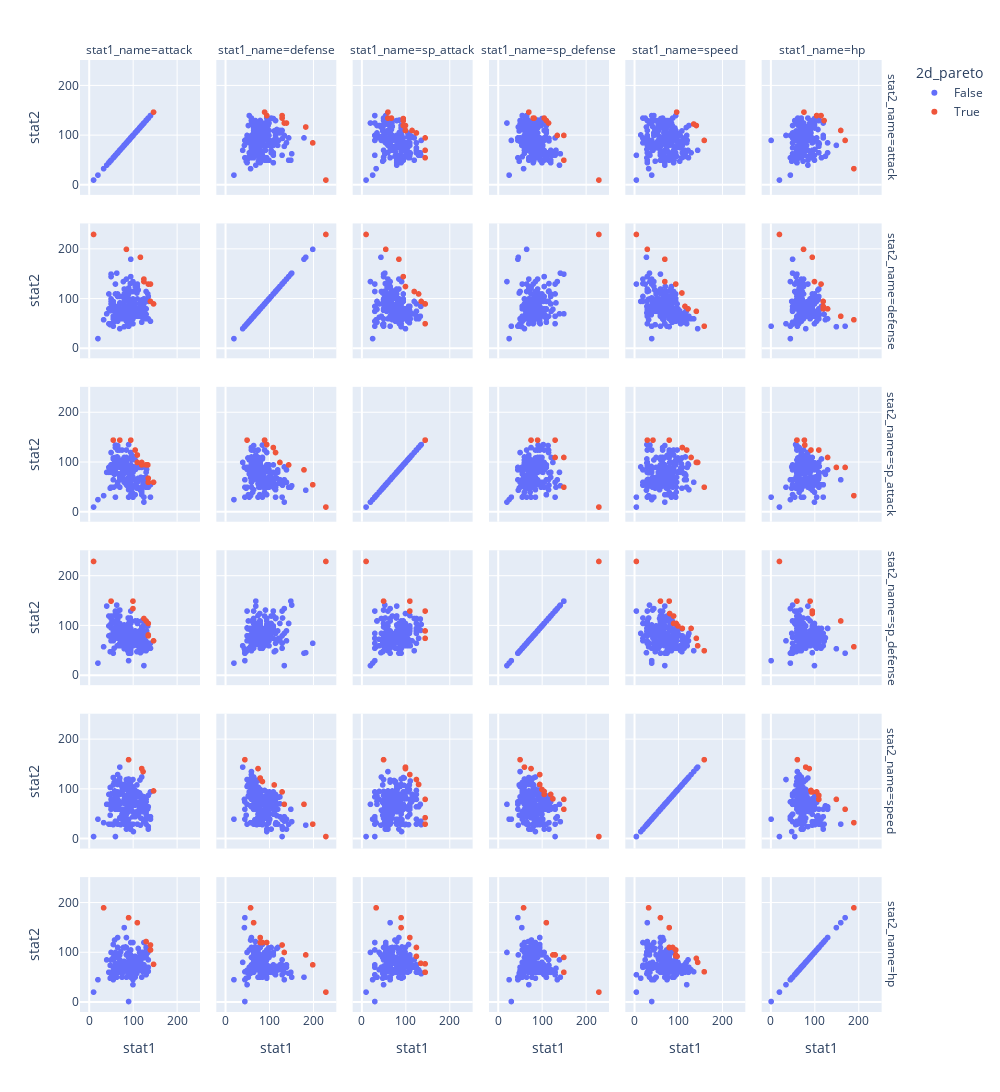

The cell this chart's notebook holds for it:
### Code cell
fig = px.scatter(data_frame=pareto_table,
                 x='stat1',
                 y='stat2', 
                 facet_col='stat1_name',
                 facet_row='stat2_name',
                 hover_name='name',
                 color='2d_pareto')
fig.update_layout(
    autosize=False,
    width=1000,
    height=1400,)
fig.show()
